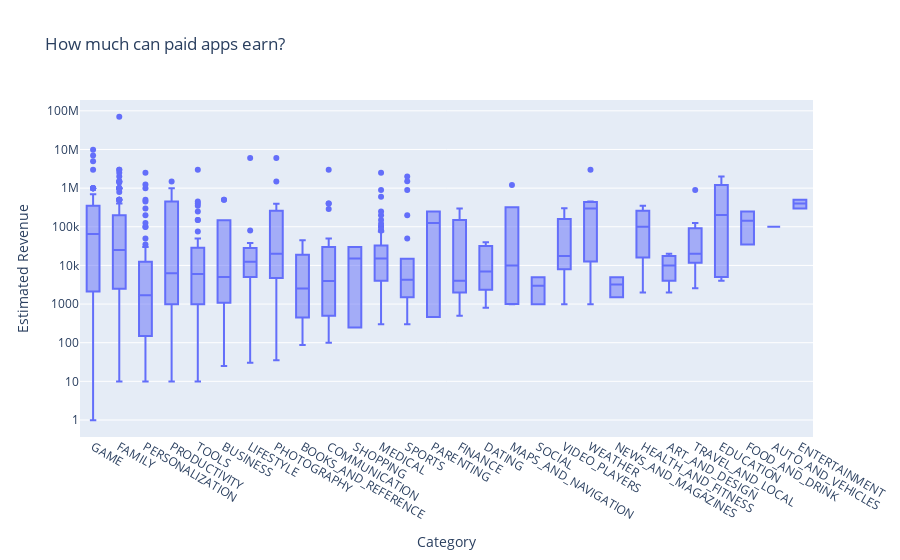

This figure's notebook cell:
### Markdown cell above
# Plotly Box Plots: Revenue by App Category

### Code cell
# have to filter df to onyl see paid apps
box = px.box(df_apps_clean[df_apps_clean['Type']=='Paid'], x='Category', y='Revenue_Estimate',
             points='outliers',  log_y=True, title='How much can paid apps earn?' )
box.update_layout(xaxis_title='Category', yaxis_title='Estimated Revenue', xaxis={'categoryorder':'min ascending'})

box.show()

### Figure 1 — Plotly figure (JSON) as saved in the notebook; plotly's stock layout.template omitted (floating-point values rounded to 4 significant figures; data arrays with more than 128 entries replaced by an {"elided": "..."} marker saying what was removed)
{"data": [{"alignmentgroup": "True", "boxpoints": "outliers", "hovertemplate": "Category=%{x}<br>Revenue_Estimate=%{y}<extra></extra>", "legendgroup": "", "marker": {"color": "#636efa"}, "name": "", "notched": false, "offsetgroup": "", "orientation": "v", "showlegend": false, "type": "box", "x": {"elided": "589 str values"}, "x0": " ", "xaxis": "x", "y": {"elided": "589 float values"}, "y0": " ", "yaxis": "y"}], "layout": {"boxmode": "group", "legend": {"tracegroupgap": 0}, "title": {"text": "How much can paid apps earn?"}, "xaxis": {"anchor": "y", "categoryorder": "min ascending", "domain": [0, 1], "title": {"text": "Category"}}, "yaxis": {"anchor": "x", "domain": [0, 1], "title": {"text": "Estimated Revenue"}, "type": "log"}}}
